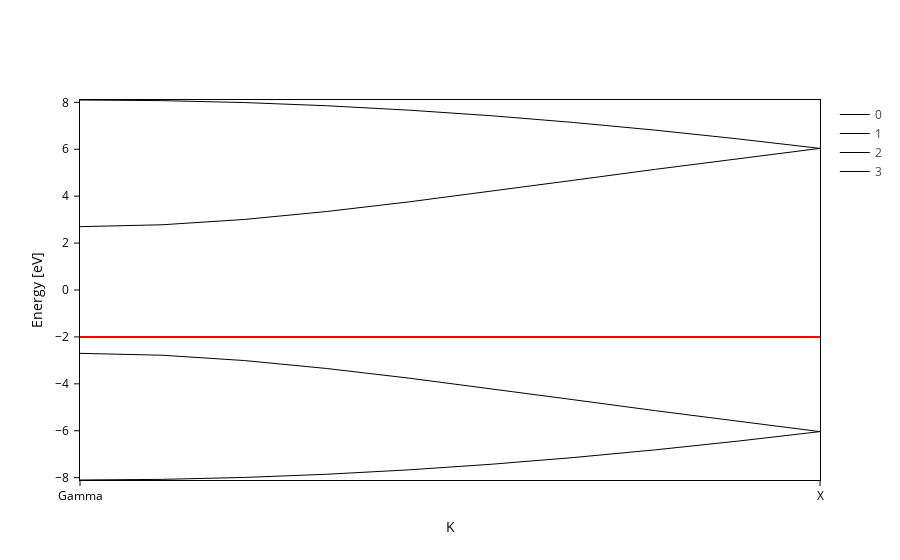

This figure's notebook cell:
### Code cell
band_struct.plot(backend="plotly_myown")

### Figure 1 — Plotly figure (JSON) as saved in the notebook; plotly's stock layout.template omitted (floating-point values rounded to 4 significant figures)
{"data": [{"hoverinfo": "name", "hovertemplate": "%{y:.2f} eV", "line": {"color": "black", "width": 1.0}, "mode": "lines", "name": "0", "opacity": 1, "type": "scatter", "uid": "9538f975-1811-4704-a652-4bf7f4e7b975", "x": [0.0, 0.08194, 0.1639, 0.2458, 0.3278, 0.4097, 0.4916, 0.5736, 0.6555, 0.7375], "y": [-8.1, -8.073, -7.991, -7.855, -7.667, -7.429, -7.144, -6.813, -6.443, -6.037]}, {"hoverinfo": "name", "hovertemplate": "%{y:.2f} eV", "line": {"color": "black", "width": 1.0}, "mode": "lines", "name": "1", "opacity": 1, "type": "scatter", "uid": "92caa53d-59ae-4e59-baff-79525226bab6", "x": [0.0, 0.08194, 0.1639, 0.2458, 0.3278, 0.4097, 0.4916, 0.5736, 0.6555, 0.7375], "y": [-2.7, -2.781, -3.008, -3.346, -3.757, -4.208, -4.677, -5.146, -5.602, -6.037]}, {"hoverinfo": "name", "hovertemplate": "%{y:.2f} eV", "line": {"color": "black", "width": 1.0}, "mode": "lines", "name": "2", "opacity": 1, "type": "scatter", "uid": "b6d0b940-f564-4384-a6f9-cb5133dd6bc7", "x": [0.0, 0.08194, 0.1639, 0.2458, 0.3278, 0.4097, 0.4916, 0.5736, 0.6555, 0.7375], "y": [2.7, 2.781, 3.008, 3.346, 3.757, 4.208, 4.677, 5.146, 5.602, 6.037]}, {"hoverinfo": "name", "hovertemplate": "%{y:.2f} eV", "line": {"color": "black", "width": 1.0}, "mode": "lines", "name": "3", "opacity": 1, "type": "scatter", "uid": "ffabb489-727d-4d60-8034-a0f90c4bfd99", "x": [0.0, 0.08194, 0.1639, 0.2458, 0.3278, 0.4097, 0.4916, 0.5736, 0.6555, 0.7375], "y": [8.1, 8.073, 7.991, 7.855, 7.667, 7.429, 7.144, 6.813, 6.443, 6.037]}], "layout": {"shapes": [{"line": {"color": "red"}, "type": "line", "x0": 0, "x1": 1, "xref": "x domain", "y0": -2, "y1": -2, "yref": "y"}], "xaxis": {"mirror": true, "range": [0.0, 0.7375], "showgrid": true, "ticktext": ["Gamma", "X"], "tickvals": [0.0, 0.7375], "title": {"text": "K"}}, "yaxis": {"mirror": true, "range": [-8.1, 8.1], "title": {"text": "Energy [eV]"}}}}
